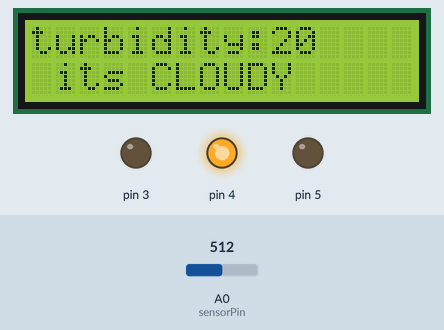
Simulated run of this sketch. Board: Arduino Uno, built with avr-gcc and run on an emulated ATmega328P. Parts: 16×2 character LCD, output pins drawn as LEDs (lit = HIGH). Dashed ring = blinking. Inputs (shaded band) come from the test bench; at power-on: A0 (sensorPin) = 512.

Above: at 1.3 s.
1.4 s: A0 (sensorPin) set to 534
At 2.6 s:
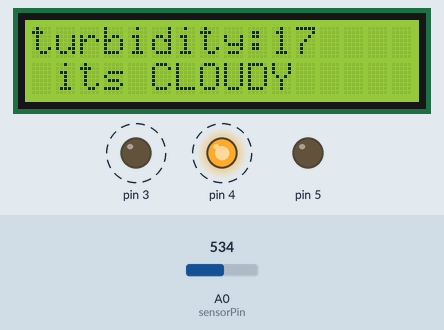
4.4 s: A0 (sensorPin) set to 557
At 5.7 s:
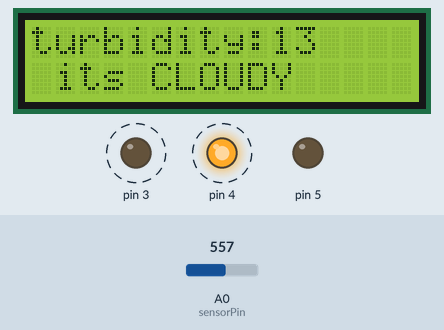
6.0 s: A0 (sensorPin) set to 583
At 7.5 s:
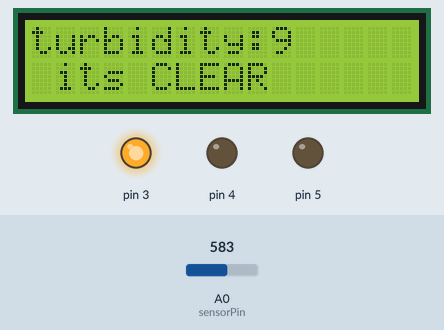
7.8 s: A0 (sensorPin) set to 306
At 9.3 s:
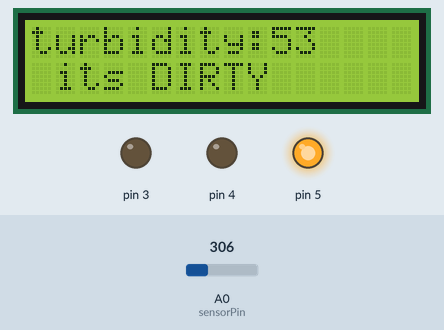
Timing chart, 0 to 10.6 s (numbered marks = the images above; inputs shaded):
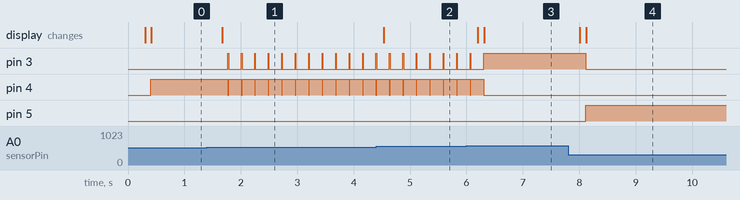

The sketch:

turbidity1.ino
```cpp
#include <LiquidCrystal_I2C.h>
#include <Wire.h>
LiquidCrystal_I2C lcd(0x27, 2, 16);

int sensorPin = A0;

void setup() {
  lcd.init();
  lcd.init();
  lcd.backlight();
  lcd.begin(16,2);
  pinMode(3, OUTPUT);
  pinMode(4, OUTPUT);
  pinMode(5, OUTPUT);
}

void loop() {
  int sensorValue = analogRead(sensorPin);
  int turbidity = map(sensorValue, 0, 640, 100, 0);
  delay(100);
  lcd.setCursor(0, 0);
  lcd.print("turbidity:");
  lcd.print("   ");
  lcd.setCursor(10, 0);
  lcd.print(turbidity);
  delay(100);

  if (turbidity < 20) {
    digitalWrite(3, HIGH);  // Update pin number to 3
    digitalWrite(4, LOW);   // Update pin number to 4
    digitalWrite(5, LOW);   // Update pin number to 5
    lcd.setCursor(0, 1);
    lcd.print(" its CLEAR ");
  }
  if ((turbidity > 10) && (turbidity < 50)) {
    digitalWrite(3, LOW);   // Update pin number to 3
    digitalWrite(4, HIGH);  // Update pin number to 4
    digitalWrite(5, LOW);   // Update pin number to 5
    lcd.setCursor(0, 1);
    lcd.print(" its CLOUDY ");
  }
  if (turbidity > 50) {
    digitalWrite(3, LOW);   // Update pin number to 3
    digitalWrite(4, LOW);   // Update pin number to 4
    digitalWrite(5, HIGH);  // Update pin number to 5
    lcd.setCursor(0, 1);
    lcd.print(" its DIRTY ");
  }
}
```

Measured:
- the behaviour switches between 518 and 519 on A0 (sensorPin) (found by bisection; images 0 and 1)
- the behaviour switches between 575 and 576 on A0 (sensorPin) (found by bisection; images 2 and 3)
- after the input at 1.4 s, pin 3: alternates HIGH for 0.01 s and LOW for 0.23 s, starting after 0.37 s; pin 4: alternates HIGH for 0.23 s and LOW for 0.01 s, starting after 0.37 s; the display: changes after 0.27 s (image 1)
- after the input at 4.4 s, the display: changes after 0.13 s (image 2)
- after the input at 6.0 s, pin 3: goes on until 6.3 s, then stays HIGH; pin 4: goes on until 6.3 s, then stays LOW; the display: first changes after 0.20 s (image 3 shows a later state)
- after the input at 7.8 s, pin 3: HIGH → LOW after 0.31 s; pin 5: LOW → HIGH after 0.31 s; the display: first changes after 0.21 s (image 4 shows a later state)
